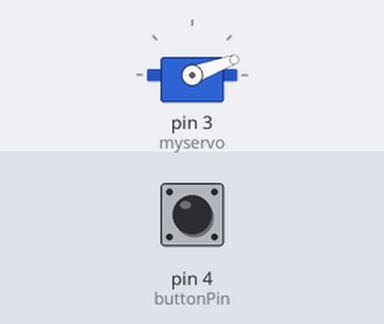
The sketch below on a simulated Arduino Uno, built with avr-gcc and run on an emulated ATmega328P. Shown: servo. The test bench sets the inputs (shaded band); at power-on: pin 4 (buttonPin) HIGH.

Above: at 1.2 s.
1.3 s: pin 4 (buttonPin) pulled LOW for 0.15 s
At 1.37 s:
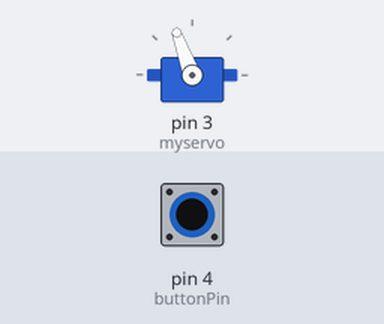
2.9 s: pin 4 (buttonPin) pulled LOW for 3.2 s
At 7.2 s:
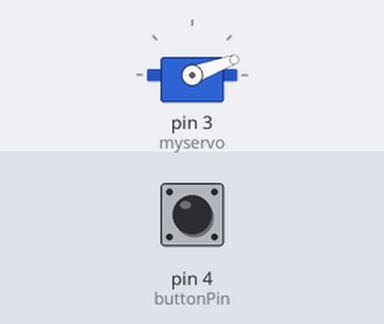
Timing chart, 0 to 8.7 s (numbered marks = the images above; inputs shaded):
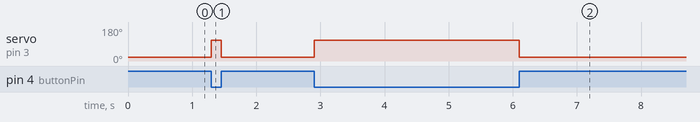

The sketch:

DamFlap.ino
```cpp
/*
  SparkFun Inventor’s Kit
  Circuit 3A-Servo

  Move a servo attached to pin 9 so that it's angle matches a potentiometer attached to A0.

  This sketch was written by SparkFun Electronics, with lots of help from the Arduino community.
  This code is completely free for any use.

  View circuit diagram and instructions at: https://learn.sparkfun.com/tutorials/sparkfun-inventors-kit-experiment-guide---v41
  Download drawings and code at: https://github.com/sparkfun/SIK-Guide-Code
*/

#include <Servo.h>          //include the servo library

int servoPosition;         //the servo will move to this position

int buttonPin = 4; //pin for button

Servo myservo;              //create a servo object

void setup() {

  myservo.attach(3);        //tell the servo object that its servo is plugged into pin 9

  pinMode(buttonPin, INPUT_PULLUP);
  myservo.write(20);

}

void loop() {
  if(digitalRead(buttonPin) == LOW){
     myservo.write(110);                      //move the servo to the open position
  }
  else {
    myservo.write(20);
  }
}
```

Measured:
- after the input at 1.3 s, servo on pin 3 (myservo): 20° → 110° at once, → 20° 0.15 s later
- after the input at 2.9 s, servo on pin 3 (myservo): 20° → 110° at once, → 20° 3.2 s later
